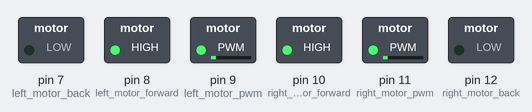
This sketch was run on a simulated Arduino Uno, built with avr-gcc and run on an emulated ATmega328P. Shown: switched loads named in the sketch (green lamp = pin HIGH).

Above: at 0.1 s.
Timing chart, 0 to 1.6 s (numbered marks = the images above):
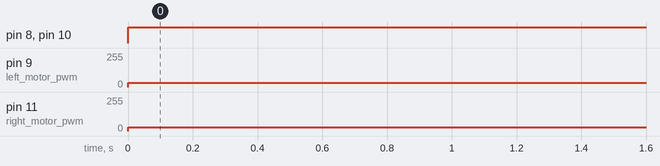

Measured:
- by itself, pin 8 (left_motor_forward), pin 10 (right_motor_forward): LOW → HIGH at 0.00 s
- by itself, pin 9 (left_motor_pwm): 0/255 → 31/255 at 0.00 s
- by itself, pin 11 (right_motor_pwm): 0/255 → 28/255 at 0.00 s

The sketch:

motor_drive_PID_adv.ino
```cpp
//EE494 Capstone Project Arduino code
//All rights are reserved
// DUAYENLER Ltd. Şti

#include <SerialCommand.h>
SerialCommand scmd;
#define NOP __asm__ __volatile__ ("nop\n\t")
#define left_motor_back  7// 4
#define left_motor_forward 8 // 2
#define right_motor_forward 10 // 6
#define right_motor_back 12 // 7
#define left_motor_pwm 9 // 3
#define right_motor_pwm 11 // 5


// Variable Declerations
unsigned long deltaT = 1000; // time between samples (usecs) 1000->50000
const int pastSize = 3; // used for integrating
double duration = 0; // The duration between two loops
double t = 0;
double p_time = 0; // A variable to hold past time
// ********************
float pastError[pastSize]; //Holds the past errors
float sum; //Holds the summation of the errors
// ********************
float maxSum = 0; // Optional integral term
float delta; //Calculates the derivative of the error
// ********************
int dacMax = 255; // Arduino dac is eight bits.
int adcMax = 1024; //Arduino uses a 10 bit dac, 10th power of 2 = 1024
int adcCenter = 512; // 1024/2
// ********************
int pwm_offset = 0; // Direct motor command from host.
int left_motor_offset = 0; // PWM offset for Left Motor
int motorCmd=0; // Base motor command to motors
int halfmotorCmd=0; // half of the motorCmd
int reference = 0; // Desired value (speed or angle) from host.
// ********************
float Kp = 0; // Feedback gains (proportional)
float Kd = 0; // Feedback gains (delta)
float Ki = 0; // Feedback gains (sum)
// ********************
char *arg;
int next_dist_pix = 0;
int curr_dist_pix = 0;
float next_dist_mm=0;
float curr_dist_mm=0;
float next_error=0;
float curr_error=0;
float error=0;
float beta=0;
float Ts=0;
// ********************

void setup() {
  // Pin initialization
  pinMode(left_motor_back, OUTPUT);
  pinMode(left_motor_forward, OUTPUT);
  pinMode(right_motor_forward, OUTPUT);
  pinMode(right_motor_back, OUTPUT);
  pinMode(left_motor_pwm, OUTPUT);
  pinMode(right_motor_pwm, OUTPUT);
  Serial.begin(9600);
  digitalWrite(left_motor_back, LOW);
  digitalWrite(left_motor_forward, LOW);
  digitalWrite(right_motor_back, LOW);
  digitalWrite(right_motor_forward, LOW);

  scmd.addCommand("R",getnextdistPos);  // next_dist_pix (y2) is positive, thus next_error is negative , turn right
  scmd.addCommand("L",getnextdistNeg);  // next_dist_pix (y2) is negative, thus next_error is positive , turn left
  scmd.addCommand("P",getcurrdistPos);  // curr_dist_pix (y1) is positive, thus curr_error is negative , turn right
  scmd.addCommand("N",getcurrdistNeg);  // curr_dist_pix (y1) is negative, thus curr_error is positive , turn left
  scmd.addCommand("B",getbeta);         // beta is the error angle from global frame and lane angle from car frame
  scmd.addDefaultHandler(defaultt);
}
void getnextdistPos(){
  char *arg;
  arg=scmd.next();
  if(arg !=NULL){
    next_dist_pix=atoi(arg);
  }
}

void getnextdistNeg(){
  char *arg;
  arg=scmd.next();
  if(arg !=NULL){
    next_dist_pix = atoi(arg);
    next_dist_pix = - next_dist_pix;
  }
}

void getcurrdistPos(){
  char *arg;
  arg=scmd.next();
  if(arg !=NULL){
    curr_dist_pix=atoi(arg);
  }
}

void getcurrdistNeg(){
  char *arg;
  arg=scmd.next();
  if(arg !=NULL){
    curr_dist_pix = atoi(arg);
    curr_dist_pix = - curr_dist_pix;
  }
}


void getbeta(){
  char *arg;
  arg=scmd.next();
  if(arg !=NULL){
    beta=atoi(arg);
    if (beta>180){
      beta=360-beta;
      beta=abs(beta);}
    else {
      beta=abs(beta);}
  }
}

void defaultt(){
   NOP;
}

void loop()
{
  scmd.readSerial();
  // ********************
  t = millis();
  duration = t - p_time;
  p_time = t;
  // ********************
  Kp = 0.095; // Feedback gains (proportional)
  Kd = 0.11 ; // Feedback gains (delta)
  Ki = 0.06 ; // Feedback gains (sum)
  // ********************
  maxSum = 5; // Optional integral term,
  // pwm_offset = 28;//-0.7*angle;
  pwm_offset = max ( 28 - 0.2*beta , 24) ;
  // ********************
  // ********************
  // Update pastError
  for (int i = pastSize - 1; i > 0; i--) {
    pastError[i] = pastError[i - 1];
    }
  // Calculate the error and delta
  next_dist_mm = next_dist_pix/1.65;
  curr_dist_mm = curr_dist_pix/1.65;
  next_error = reference - next_dist_mm;
  curr_error = reference - curr_dist_mm;
  error=curr_error;
  pastError[0] = error;
  // ********************
  // Ts= pastSize * duration * 1e-3;
  Ts=100;
  delta = (pastError[0] - pastError[1]) / Ts ;
  sum = min(max(sum + (pastError[0] + pastError[1] + pastError[2]) / 3 * Ts, -1 * maxSum), maxSum);
  // ********************
  // ********************
  left_motor_offset = 3;
  motorCmd = int(Kp * error+ Kd * delta + Ki * sum);
  motorCmd = abs(motorCmd);
  halfmotorCmd = motorCmd/2;
  // ********************
  // ********************
  if (error >= 0) {
    analogWrite(left_motor_pwm, pwm_offset + left_motor_offset  );
    analogWrite(right_motor_pwm, min(pwm_offset  + motorCmd, dacMax)  )  ; // Right PWM is Pin 10
    initial_start();
  }

  else {
    analogWrite(right_motor_pwm, pwm_offset );
    analogWrite(left_motor_pwm, min(pwm_offset + left_motor_offset + motorCmd, dacMax) ) ; // Left PWM is Pin 5
    initial_start();

  }

}

void initial_start () {
  digitalWrite(left_motor_back, LOW);
  digitalWrite(left_motor_forward, HIGH);
  digitalWrite(right_motor_forward, HIGH);
  digitalWrite(right_motor_back, LOW);
}
```
